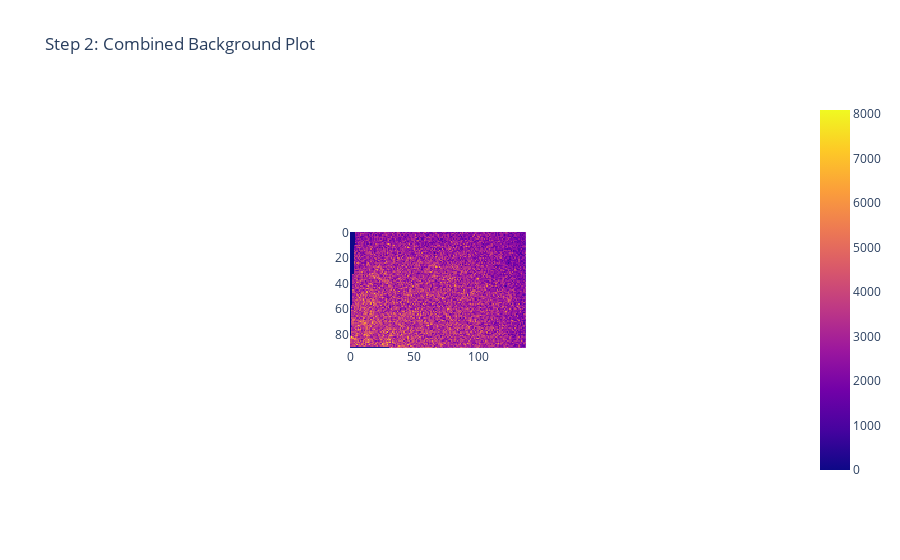

Notebook code for this chart:
### Code cell
bkgd_img = getionimage(f, selected_bkgd_mz, tol=mz_tolerance, z=z_value,reduce_func=sum) # img stored as 2D numpy array
for value in background_mz_list:
    mz_img = getionimage(f, value, tol=mz_tolerance, z=z_value,reduce_func=sum) # img stored as 2D numpy array
    bkgd_img = np.add(bkgd_img,mz_img)
px.imshow(bkgd_img,title='Step 2: Combined Background Plot')

### Figure 1 — Plotly figure (JSON) as saved in the notebook; plotly's stock layout.template omitted (floating-point values rounded to 4 significant figures; data arrays with more than 128 entries replaced by an {"elided": "..."} marker saying what was removed)
{"data": [{"coloraxis": "coloraxis", "hovertemplate": "x: %{x}<br>y: %{y}<br>color: %{z}<extra></extra>", "name": "0", "type": "heatmap", "xaxis": "x", "yaxis": "y", "z": {"elided": "91x138 int values"}}], "layout": {"autosize": true, "coloraxis": {"colorscale": [[0, "#0d0887"], [0.1111, "#46039f"], [0.2222, "#7201a8"], [0.3333, "#9c179e"], [0.4444, "#bd3786"], [0.5556, "#d8576b"], [0.6667, "#ed7953"], [0.7778, "#fb9f3a"], [0.8889, "#fdca26"], [1, "#f0f921"]]}, "title": {"text": "Step 2: Combined Background Plot"}, "xaxis": {"anchor": "y", "autorange": true, "constrain": "domain", "domain": [0.3769, 0.6231], "range": [-0.5, 137.5], "scaleanchor": "y"}, "yaxis": {"anchor": "x", "autorange": true, "constrain": "domain", "domain": [0, 1], "range": [90.5, -0.5]}}}
